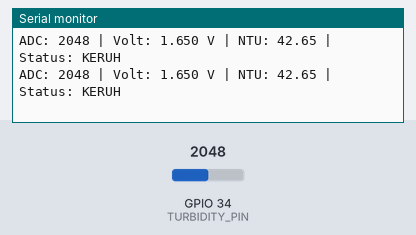
A sketch run on a simulated ESP32. Shown: the last lines printed to the serial monitor. The test bench sets the inputs (shaded band); at power-on: GPIO 34 (TURBIDITY_PIN) = 2048 (analog values on the 0–4095 scale).

Above: at 1.2 s.
1.3 s: GPIO 34 (TURBIDITY_PIN) set to 2318
At 2.2 s:
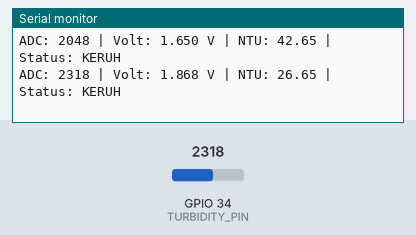
2.8 s: GPIO 34 (TURBIDITY_PIN) set to 2418
At 3.6 s:
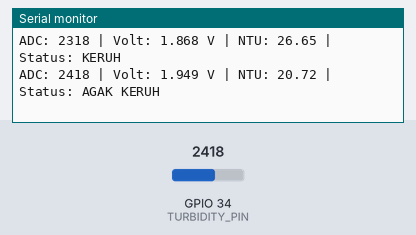
5.2 s: GPIO 34 (TURBIDITY_PIN) set to 2644
At 5.2 s:
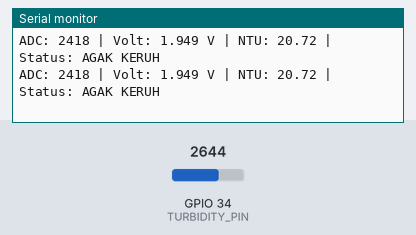
6.7 s: GPIO 34 (TURBIDITY_PIN) set to 2735
At 7.8 s:
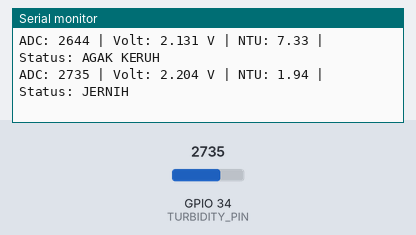

The sketch:

kalibrasi_kekeruhan.ino
```cpp
#define TURBIDITY_PIN 34

float calibrateTurbidityFromAdc(int adc)
{
    float voltage =
    adc*(3.3/4095.0);

    float NTU =
    (-73.53*voltage)+164;

    if(NTU<0)
        NTU=0;

    return NTU;
}

void setup()
{
    Serial.begin(115200);

    analogReadResolution(12);

    analogSetPinAttenuation(
    TURBIDITY_PIN,
    ADC_11db
    );
}

void loop()
{
    long total=0;

    for(int i=0;i<10;i++)
    {
        total += analogRead(
        TURBIDITY_PIN);

        delay(20);
    }

    int adc=total/10;

    float voltage=
    adc*(3.3/4095.0);

    float NTU=
    calibrateTurbidityFromAdc(adc);

    String status;

    if(NTU<=5)
        status="JERNIH";

    else if(NTU<=25)
        status="AGAK KERUH";

    else
        status="KERUH";

    Serial.print(
    "ADC: ");

    Serial.print(adc);

    Serial.print(
    " | Volt: ");

    Serial.print(voltage,3);

    Serial.print(
    " V | NTU: ");

    Serial.print(NTU,2);

    Serial.print(
    " | Status: ");

    Serial.println(status);

    delay(500);
}
```

Measured:
- the behaviour switches between 2345 and 2346 on GPIO 34 (TURBIDITY_PIN) (found by bisection; images 1 and 2)
- the behaviour switches between 2683 and 2684 on GPIO 34 (TURBIDITY_PIN) (found by bisection; images 3 and 4)
- after the input at 1.3 s, the serial monitor: prints a new line after 0.30 s (image 1)
- after the input at 2.8 s, the serial monitor: prints a new line after 0.21 s (image 2)
- after the input at 6.7 s, the serial monitor: prints a new line after 0.52 s (image 4)
